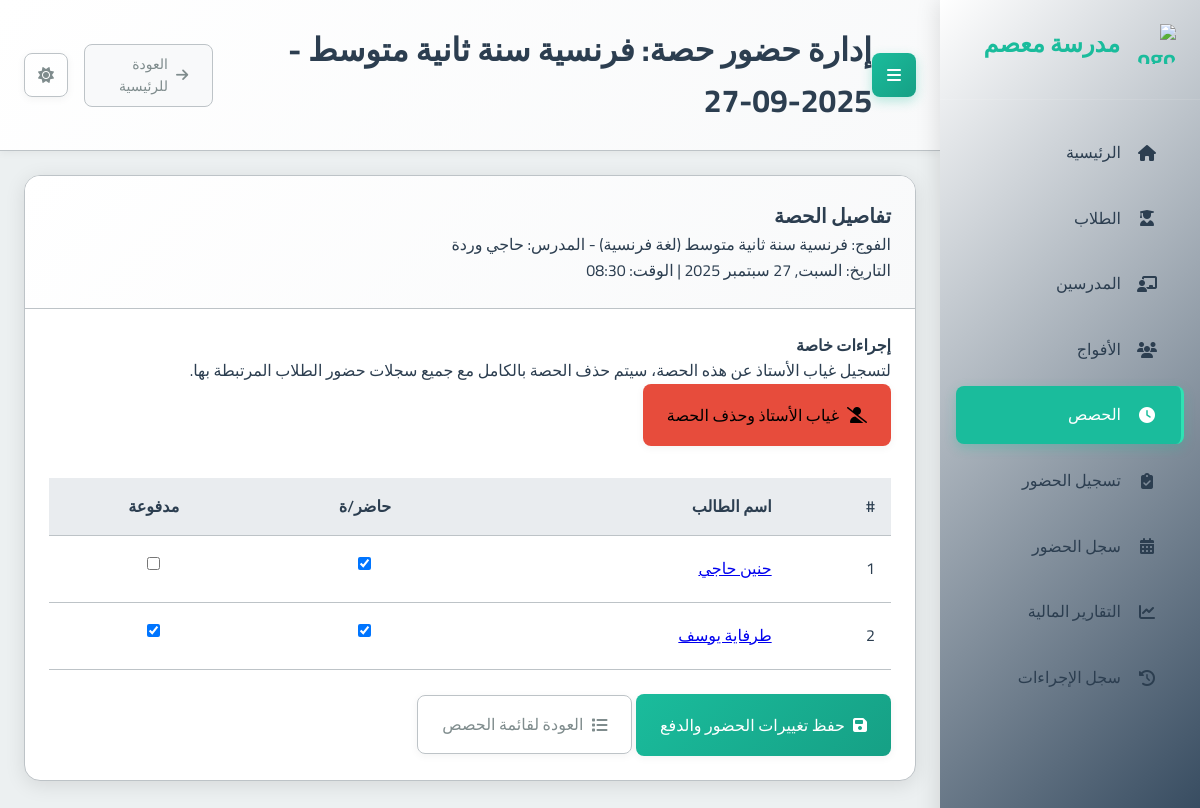
Screenshot of /sessions/45/manage_attendance/ with the database file from the repository.
### school_app/models.py (models this page shows, shortened)
class Session(models.Model):
    group = models.ForeignKey(Group, on_delete=models.CASCADE, related_name='sessions', verbose_name="الفوج")
    date = models.DateField(verbose_name="التاريخ")
    start_time = models.TimeField(verbose_name="وقت البدء")
    duration = models.DecimalField(max_digits=4, decimal_places=2, verbose_name="المدة (ساعات)")
    teacher_attended = models.BooleanField(default=True, verbose_name="حضور المدرس")
    teacher_compensated = models.BooleanField(default=False, verbose_name="تم تعويض المدرس")
    teacher_payment_amount = models.DecimalField(max_digits=10, decimal_places=2, default=Decimal('0.00'), verbose_name="المبلغ المدفوع للمدرس")
    created_at = models.DateTimeField(auto_now_add=True, verbose_name="تاريخ الإنشاء")
    class Meta:
        verbose_name = "حصة"
        verbose_name_plural = "الحصص"

class Group(models.Model):
    name = models.CharField(max_length=100, verbose_name="اسم الفوج")
    subject = models.ForeignKey(Subject, on_delete=models.PROTECT, verbose_name="المادة")
    teacher = models.ForeignKey(Teacher, on_delete=models.CASCADE, verbose_name="المدرس")
    academic_levels = models.ManyToManyField(AcademicLevel, verbose_name="المستويات الدراسية المتوافقة")
    price_per_4_sessions = models.DecimalField(max_digits=10, decimal_places=2, verbose_name="السعر لكل 4 حصص")
    session_day = models.IntegerField(choices=[
        (0, 'الاثنين'),
        (1, 'الثلاثاء'),
        (2, 'الأربعاء'),
        (3, 'الخميس'),
        (4, 'الجمعة'),
        (5, 'السبت'),
        (6, 'الأحد')
    ], verbose_name="يوم الحصة")
    session_start_time = models.TimeField(verbose_name="وقت بداية الحصة")
    session_duration = models.DecimalField(max_digits=4, decimal_places=2, default=1.5, verbose_name="مدة الحصة (ساعات)")
    students = models.ManyToManyField(Student, through='StudentGroup', blank=True, verbose_name="الطلاب المسجلون")
    created_at = models.DateTimeField(auto_now_add=True, verbose_name="تاريخ الإنشاء")
    is_continuous = models.BooleanField(default=False, verbose_name="فوج مستمر (تُنشأ الحصص أسبوعياً تلقائياً)")
    created_sessions_until = models.DateField(null=True, blank=True, verbose_name="تم إنشاء الحصص حتى تاريخ")
    class Meta:
        verbose_name = "فوج"
        verbose_name_plural = "الأفواج"

class Subject(models.Model):
    name = models.CharField(max_length=100, verbose_name="اسم المادة")
    class Meta:
        verbose_name = "مادة دراسية"
        verbose_name_plural = "المواد الدراسية"

class Teacher(models.Model):
    full_name = models.CharField(max_length=201, verbose_name="الاسم الكامل")
    phone_number = models.CharField(max_length=20, unique=True, verbose_name="رقم الهاتف")
    subject = models.ForeignKey(Subject, on_delete=models.PROTECT, verbose_name="المادة الأساسية")
    created_at = models.DateTimeField(auto_now_add=True, verbose_name="تاريخ الإنشاء")
    class Meta:
        verbose_name = "مدرس"
        verbose_name_plural = "المدرسون"

class Student(models.Model):
    full_name = models.CharField(max_length=201, verbose_name="الاسم الكامل")
    phone_number = models.CharField(max_length=20, null=True, blank=True, verbose_name="رقم هاتف الطالب")
    guardian_phone = models.CharField(max_length=20, null=True, blank=True, verbose_name="رقم هاتف الولي")
    birth_day = models.IntegerField(verbose_name="يوم الميلاد")
    birth_month = models.IntegerField(verbose_name="شهر الميلاد")
    birth_year = models.IntegerField(verbose_name="سنة الميلاد")
    academic_level = models.ForeignKey(AcademicLevel, on_delete=models.PROTECT, verbose_name="المستوى الدراسي")
    registration_fee_paid = models.BooleanField(default=False, verbose_name="رسوم التسجيل مدفوعة")
    card_number = models.CharField(max_length=20, unique=True, blank=True, null=True, verbose_name="رقم البطاقة")
    prepaid_balance = models.DecimalField(max_digits=10, decimal_places=2, default=Decimal('0.00'), verbose_name="رصيد مدفوع مقدماً")
    created_at = models.DateTimeField(auto_now_add=True, verbose_name="تاريخ الإنشاء")
    class Meta:
        verbose_name = "طالب"
        verbose_name_plural = "الطلاب"

### school_app/views.py (the view, shortened to what this page needs)
# urls.py: path('sessions/<int:session_id>/manage_attendance/', views.manage_session_attendance, name='manage_session_attendance'),
def manage_session_attendance(request, session_id):
    session = get_object_or_404(Session.objects.select_related('group__subject', 'group__teacher'), id=session_id)
    students_in_group = session.group.students.all().order_by('full_name')
    page_title = f"إدارة حضور حصة: {session.group.name} - {session.date.strftime('%Y-%m-%d')}"
    existing_attendance_records = Attendance.objects.filter(session=session)
    attendance_data_map = {att.student_id: {
        'present': att.present,
        'paid': att.student_paid_for_session,
        'attendance_id': att.id
    } for att in existing_attendance_records}
    student_attendance_list = []
    for student in students_in_group:
        data = attendance_data_map.get(student.id, {})
        student_attendance_list.append({
            'student_id': student.id,
            'student_name': student.full_name,
            'is_present': data.get('present', False),
            'is_paid': data.get('paid', False)
        })
    context = {
        'session': session,
        'student_attendance_list': student_attendance_list,
        'page_title': page_title
    }
    return render(request, 'school_app/manage_session_attendance.html', context)

### templates/school_app/manage_session_attendance.html (shortened to what this page needs)
{% extends "base.html" %}
{% block page_title %}{{ page_title }}{% endblock %}
{% block content %}
<div class="card">
  <div class="card-header">
    <h3 class="card-title">تفاصيل الحصة</h3>
    <p class="card-subtitle text-muted">
      الفوج: {{ session.group.name }} ({{ session.group.subject.name }}) - المدرس: {{ session.group.teacher.full_name }} <br>
      التاريخ: {{ session.date|date:"l, d F Y" }} | الوقت: {{ session.start_time|time:"H:i" }}
    </p>
  </div>
  <div class="card-body">
    <div class="mb-4 p-3 border rounded bg-light">
        <h4 class="text-danger">إجراءات خاصة</h4>
        <p>لتسجيل غياب الأستاذ عن هذه الحصة، سيتم حذف الحصة بالكامل مع جميع سجلات حضور الطلاب المرتبطة بها.</p>
        <form method="POST" action="{% url 'delete_session' session.id %}" style="display: inline;">
            <button type="submit" class="btn btn-danger" onclick="return confirm('هل أنت متأكد من تسجيل غياب الأستاذ؟ سيتم حذف الحصة بشكل نهائي.');">
                <i class="fas fa-user-slash"></i> غياب الأستاذ وحذف الحصة
            </button>
        </form>
    </div>
    <form method="post">
      <div class="table-responsive">
        <table class="table table-striped table-hover">
          <thead class="thead-light">
            <tr>
              <th>#</th>
              <th>اسم الطالب</th>
              <th class="text-center">حاضر/ة</th>
              <th class="text-center">مدفوعة</th>
            </tr>
          </thead>
          <tbody>
            {% for student_data in student_attendance_list %}
              <tr>
                <td>{{ forloop.counter }}</td>
                <td><a href="{% url 'student_detail' student_data.student_id %}">{{ student_data.student_name }}</a></td>
                <td class="text-center">
                  <div class="custom-control custom-checkbox">
                    <input type="checkbox" class="custom-control-input" id="student_{{ student_data.student_id }}_present" name="student_{{ student_data.student_id }}_present" value="on" {% if student_data.is_present %}checked{% endif %}>
                  </div>
                </td>
                <td class="text-center">
                  <div class="custom-control custom-checkbox">
                    <input type="checkbox" class="custom-control-input" id="student_{{ student_data.student_id }}_paid" name="student_{{ student_data.student_id }}_paid" value="on" {% if student_data.is_paid %}checked{% endif %}>
                  </div>
                </td>
              </tr>
            {% empty %}
              <tr>
                <td colspan="4" class="text-center text-muted">لا يوجد طلاب مسجلون في هذا الفوج.</td>
              </tr>
            {% endfor %}
          </tbody>
        </table>
      </div>
      <div class="mt-3">
        <button type="submit" class="btn btn-primary">
          <i class="fas fa-save"></i> حفظ تغييرات الحضور والدفع
        </button>
        <a href="{% url 'session_list' %}" class="btn btn-outline-secondary">
          <i class="fas fa-list"></i> العودة لقائمة الحصص
        </a>
      </div>
    </form>
  </div>
</div>
{% endblock %}

### static/css/main.css (style rules this page uses)
:root { --primary-color: #2c3e50; --primary-light: #34495e; --primary-darker: #1a252f; --accent-color: #1abc9c; --accent-light: #2fe2b3; --accent-dark: #16a085; --text-color: #2c3e50; --text-secondary: #7f8c8d; --text-on-primary: #ffffff; --text-on-accent: #ffffff; --text-nav: #2c3e50; --background-color: #ecf0f1; --card-background: #ffffff; --input-background: #ffffff; --border-color: #bdc3c7; --input-border-color: #bdc3c7; --success-color: #2ecc71; --warning-color: #f39c12; --error-color: #e74c3c; --info-color: #1E90FF; --table-header-background: #e9ecef; --table-row-hover-background: #f8f9fa; --box-shadow-color: rgba(0, 0, 0, 0.1); --box-shadow-color-hover: rgba(0, 0, 0, 0.15); --box-shadow-soft-color: rgba(0, 0, 0, 0.05); --subtle-background: #f8f9fa; --spacing-xs: 8px; --spacing-sm: 16px; --spacing-md: 24px; --spacing-lg: 32px; --spacing-xl: 48px; --font-family: 'Cairo', sans-serif; --font-size-xs: 12px; --font-size-sm: 14px; --font-size-md: 16px; --font-size-lg: 20px; --font-size-xl: 24px; --font-size-xxl: 32px; --border-radius-sm: 4px; --border-radius-md: 8px; --border-radius-lg: 16px; --transition-fast: 0.2s ease; --transition-normal: 0.3s ease; --transition-slow: 0.5s ease; --sidebar-width: 260px; }
* { margin: 0; padding: 0; box-sizing: border-box; direction: rtl; }
html { direction: rtl; font-size: 16px; }
body { font-family: var(--font-family); background-color: var(--background-color); color: var(--text-color); line-height: 1.6; transition: background-color var(--transition-normal), color var(--transition-normal); overflow-x: hidden; }
.btn-danger { background: var(--error-color); }
.card { background-color: var(--card-background); border-radius: var(--border-radius-lg); box-shadow: 0 4px 20px var(--box-shadow-color); margin-bottom: var(--spacing-md); overflow: hidden; transition: all var(--transition-normal); border: 1px solid var(--border-color); }
.card-header { padding: var(--spacing-md); border-bottom: 1px solid var(--border-color); background: linear-gradient(135deg, var(--card-background) 0%, var(--subtle-background) 100%); }
.card-title { font-size: var(--font-size-lg); font-weight: 600; margin: 0; color: var(--text-color); }
.card-body { padding: var(--spacing-md); color: var(--text-color); }
.btn { font-family: var(--font-family); padding: var(--spacing-sm) var(--spacing-md); border: none; border-radius: var(--border-radius-md); cursor: pointer; font-size: var(--font-size-md); font-weight: 500; text-decoration: none; display: inline-flex; align-items: center; gap: var(--spacing-xs); transition: all var(--transition-fast); box-shadow: 0 2px 8px var(--box-shadow-soft-color); }
.btn-primary { background: linear-gradient(135deg, var(--accent-color) 0%, var(--accent-dark) 100%); color: var(--text-on-accent); }
.btn-outline-secondary { background-color: transparent; border: 1px solid var(--border-color); color: var(--text-secondary); }
input, select, textarea { font-family: var(--font-family); width: 100%; padding: var(--spacing-sm); border: 1px solid var(--input-border-color); border-radius: var(--border-radius-md); background-color: var(--input-background); color: var(--text-color); font-size: var(--font-size-md); transition: all var(--transition-fast); }
.text-center { text-align: center !important; }
.mb-4 { margin-bottom: var(--spacing-lg); }
.mt-3 { margin-top: var(--spacing-md); }
table { width: 100%; border-collapse: collapse; }
th, td { padding: var(--spacing-sm); text-align: right; border-bottom: 1px solid var(--border-color); }
th { background-color: var(--table-header-background); font-weight: 600; color: var(--text-color); }

### rows the page displays
Session: group.name "فرنسية سنة ثانية متوسط", group.subject.name "لغة فرنسية", group.teacher.full_name "حاجي وردة", start_time "08:30"
Student: student_name "حنين حاجي"
Student: student_name "طرفاية يوسف"

### other values shown
{{ page_title }} "إدارة حضور حصة: فرنسية سنة ثانية متوسط - 2025-09-27"
